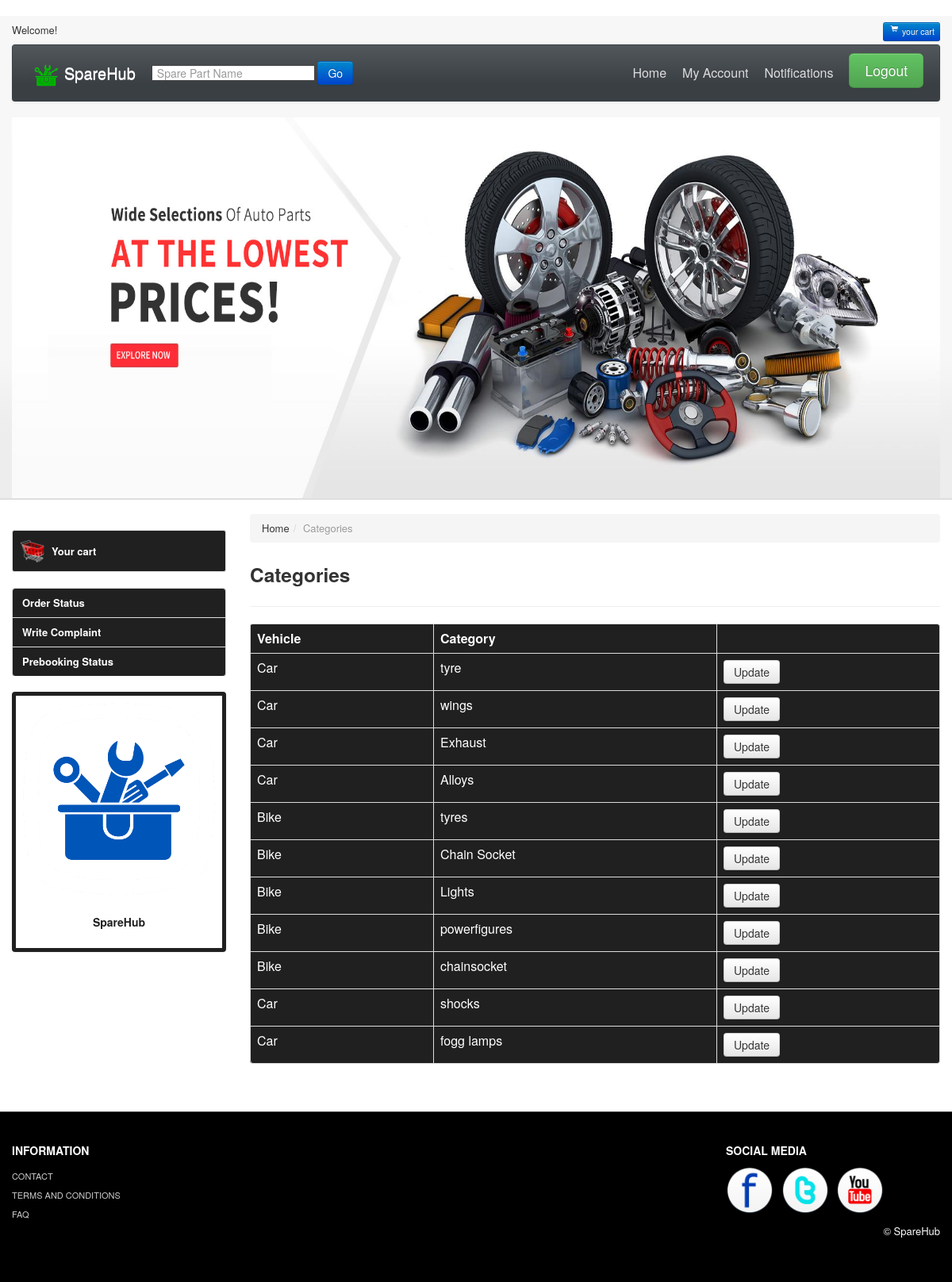
Page /viewCategory/ (signed in) on the committed database.
### Admin/models.py (models this page shows)
class part_category_tb(models.Model):
    vehicle_id=models.ForeignKey(vehicle_tb,on_delete=models.CASCADE)
    category=models.CharField(max_length=30)

class vehicle_tb(models.Model):
    vehicle_name=models.CharField(max_length=20)

### Admin/views.py (the view)
# urls.py: url(r'^viewCategory/',admin_view.viewCategory,name='viewCategory'),
@login_required
def viewCategory(request):
    categories=part_category_tb.objects.all()
    return render(request,'categories.html',{'data':categories})

### Admin/context_processors.py (called while the page is built)
def get_part(parts):
    splist=[]
    for s in parts:
        spdic=s.__dict__
        spdic['brand_id']=s.brand_id
        spdic['vehicle_id']=s.vehicle_id
        spdic['shop_id']=s.shop_id
        spdic['category_id']=s.category_id
        spdic['part_obj']=s
        pmodels=part_model_tb.objects.filter(part_id=s.id).values('model_id__model_name')
        plist=[]
        for p in pmodels:
            plist.append(p['model_id__model_name'])
        st=','
        mod=st.join(plist)
        spdic['models']=mod
        splist.append(spdic)
    return splist

### template/categories.html
{% extends 'base.html' %}
{% load static %}
{% block content %}
	<div class="span9">
    <ul class="breadcrumb">
		<li>Home<span class="divider">/</span></li>
		<li class="active">Categories</li>
    </ul>
	<h3> Categories </h3>
	<hr class="soft"/>
	{% if data %}
		<table class="table table-bordered" style="background:#202020;color:white">
                	<tr>
                  		<th>Vehicle</th>
		  		<th>Category</th>
                  		<th></th>
			</tr>
			{% for v in data %}
               	 	<tr>
                  		<td>{{v.vehicle_id.vehicle_name}}</td>
		  		<td>{{v.category}}</td>
		  		<td><a class="btn" href="{% url 'updateCategory' v.id %}">Update</a></td>
                	</tr>
			{% endfor %}
                </table>
		<br/>
	{% else %}
		<label>None</label>
	{% endif %}
</div>
{% endblock %}

### rows in the picture
part_category_tb: vehicle_id.vehicle_name "Car", category "tyre"
part_category_tb: vehicle_id.vehicle_name "Car", category "wings"
part_category_tb: vehicle_id.vehicle_name "Car", category "Exhaust"
part_category_tb: vehicle_id.vehicle_name "Car", category "Alloys"
part_category_tb: vehicle_id.vehicle_name "Bike", category "tyres"
part_category_tb: vehicle_id.vehicle_name "Bike", category "Chain Socket"
part_category_tb: vehicle_id.vehicle_name "Bike", category "Lights"
part_category_tb: vehicle_id.vehicle_name "Bike", category "powerfigures"
part_category_tb: vehicle_id.vehicle_name "Bike", category "chainsocket"
part_category_tb: vehicle_id.vehicle_name "Car", category "shocks"
part_category_tb: vehicle_id.vehicle_name "Car", category "fogg lamps"
